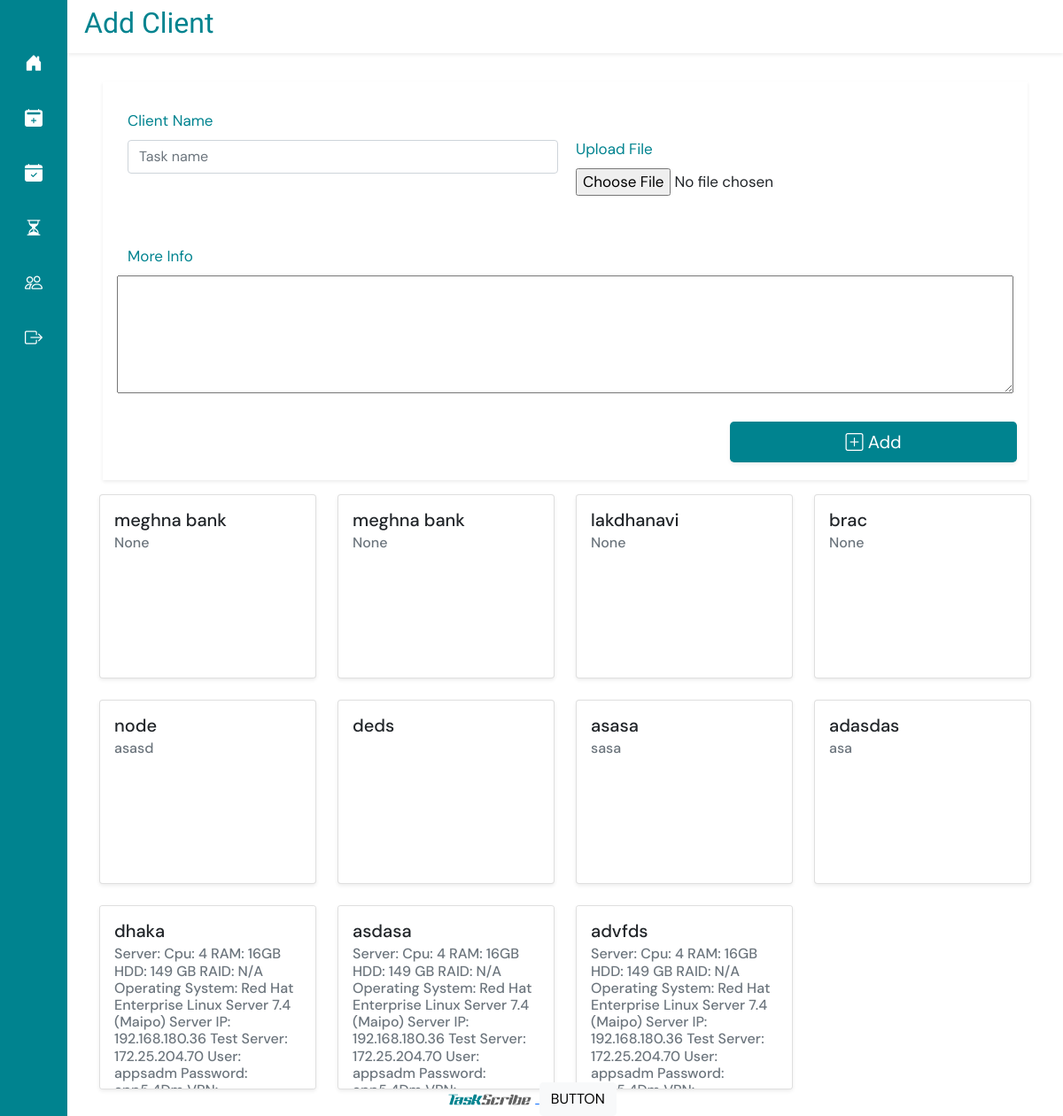
The page /add_client/ (signed in) on the database as committed earlier.
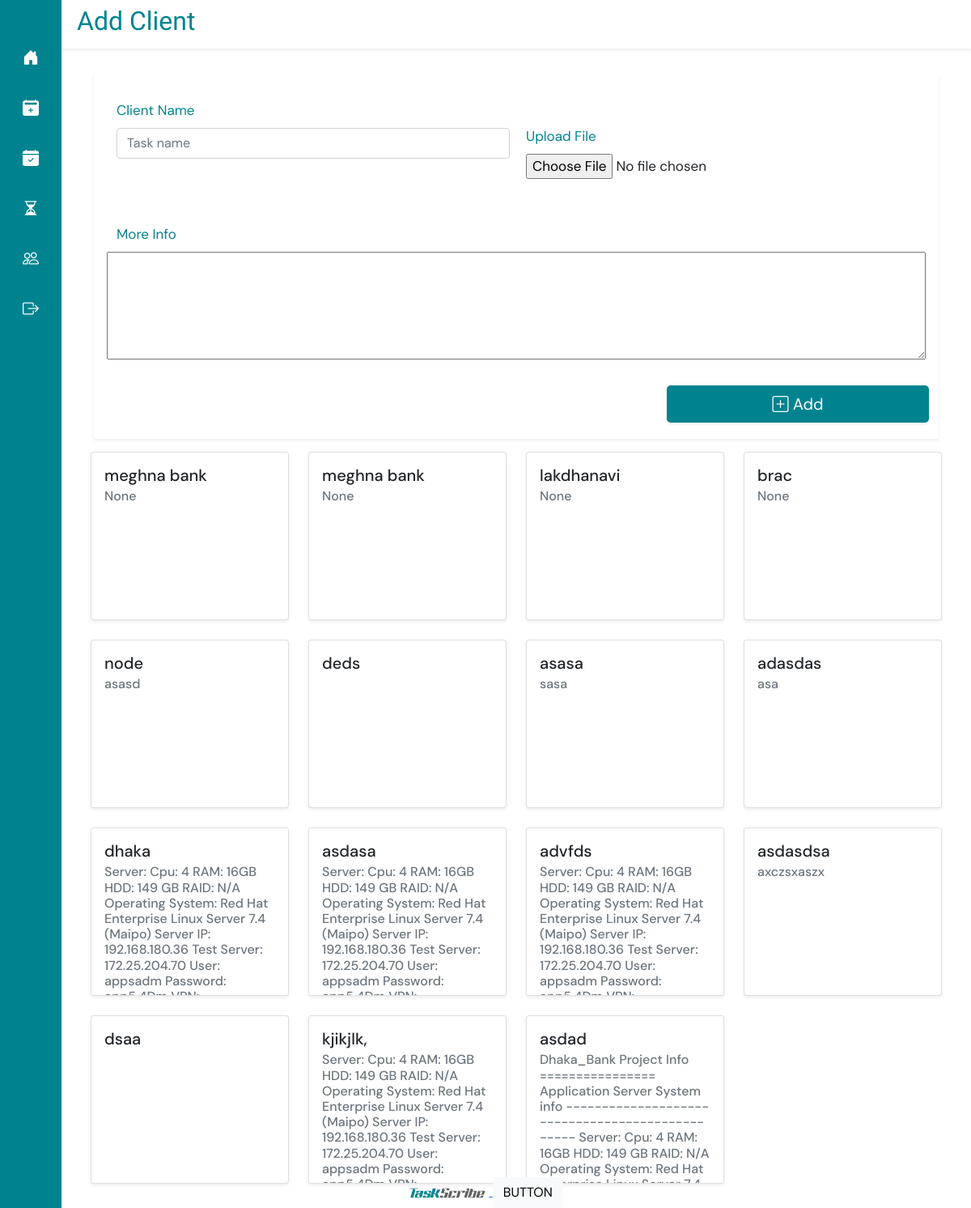
The same page on the database as committed later.
### taskapp/models.py (models this page shows, shortened)
class Client(models.Model):
    name = models.CharField(max_length=100)
    description = models.CharField(max_length=500, null=True)
    file = models.FileField(upload_to='documetns/')
    original_filename = models.CharField(max_length=255)
    uploaded_at = models.DateTimeField(auto_now_add=True)

### taskapp/views.py (the view, shortened to what this page needs)
# urls.py: path('add_client/', add_client, name="add_client"),
def add_client(request):
    daten = date.today()
    docs = Client.objects.all()
    userall = User.objects.get(id=request.user.id)
    taskf = Task.objects.filter(user=userall, date=daten)
    total_task = Task.objects.filter(user=userall, status="0").count()
    all_tasks = Task.objects.all()
    client_list = Client.objects.all()
    return render(request, "client_list.html", {"docs" : docs} )

### templates/client_list.html (shortened to what this page needs)
{% extends 'base.html' %}
{% load static %}
{% block titlecontent %}
<div class="row shadow-sm " style="margin-top: 0px; padding: 7px; background-color: #fff; color: #00838f;">
  <h2 style="font-family: Racing Sans One;">Add Client</h2>
</div>
{% endblock %}
{% block content %}
<div class="container-fluid">
    <div class="row justify-content-center mt-3 p-3">
        <form class="cs-form shadow-sm" method="post" style="background-color: white;  padding-bottom: 20px;" enctype="multipart/form-data">
            <div>
                <div class="row mt-3 p-3">
                    <div class="col">
                        <label for="client" class="form-label" style="color: #00838f;">Client Name</label>
                        <input type="text-l" class="form-control" id="task" placeholder="Task name" name="name" required>
                    </div>
                    <div class="col mt-4 p-2">
                        <label for="file" class="form-label" style="color: #00838f;">Upload File</label>
                        <input type="file" name="file" accept="*">
                    </div>
                </div>
                <div class="row mt-3 p-3">
                    <label for="client" class="form-label" style="color: #00838f;">More Info</label>
                    <textarea name="description" id="" cols="10" rows="5"></textarea>
                </div>
                <div class="row mt-3">
                    <div class="col-8"></div>
                    <div class="col-4">
                        <button type="submit" class="btn btn-lg btn-floating w-100 shadow-sm"
                            style="background-color: #00838f; border: none; color: #fff; font-family: DM Sans;">
                            <i class="bi bi bi-plus-square" style="color: #fff;"></i>  Add</button>
                    </div>
                </div>
            </div>
        </form>
    </div>
    <div class="row row-cols-3 row-cols-md-4 g-4 " style="margin-bottom: 30px;">
        {% for clnt in docs %}
        <div class="col">
        <div class="card shadow-sm" style="height: 13rem; overflow-x: auto;">
            <div class="card-body">
              <h5 class="card-title">{{ clnt.name }}</h5>
              <h6 class="card-subtitle mb-2 text-muted">{{ clnt.description }}</h6>
            </div>
        </div>
         </div>
        {% endfor %}
</div>
</div>
{% endblock %}

Rows that differ between the two databases and show on the page:
added Client: name "asdasdsa", description "axczsxaszx"
added Client: name "dsaa"
added Client: name "kjikjlk,", description "Server: Cpu: 4 RAM: 16GB HDD: 149 GB RAID: N/A Operating System: Red Hat Enterprise Linux Server 7.4 (Maipo) Server IP: 192.168.180.36 Test Server: 172.25.204.70 User: appsadm Password:…"
added Client: name "asdad", description "Dhaka_Bank Project Info ================ Application Server System info ------------------------------------------------ Server: Cpu: 4 RAM: 16GB HDD: 149 GB RAID: N/A Operating System: Red Hat…"
